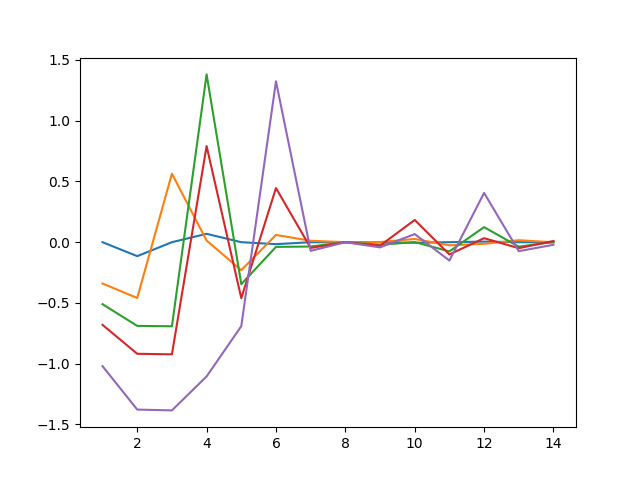

Here is the Python script that generated this plot:
import numpy as np
from matplotlib import pyplot as plt
from scipy.special import eval_legendre as lg
import re

l = list(range(1,15))
nums = []
with open('fig6-all.txt', 'r') as f:
    for i in f:
        nums.append(float(i))

for i in range(5):
    plt.plot(l, nums[14*i:14*(i+1)])
plt.savefig('fig6-all.png')
